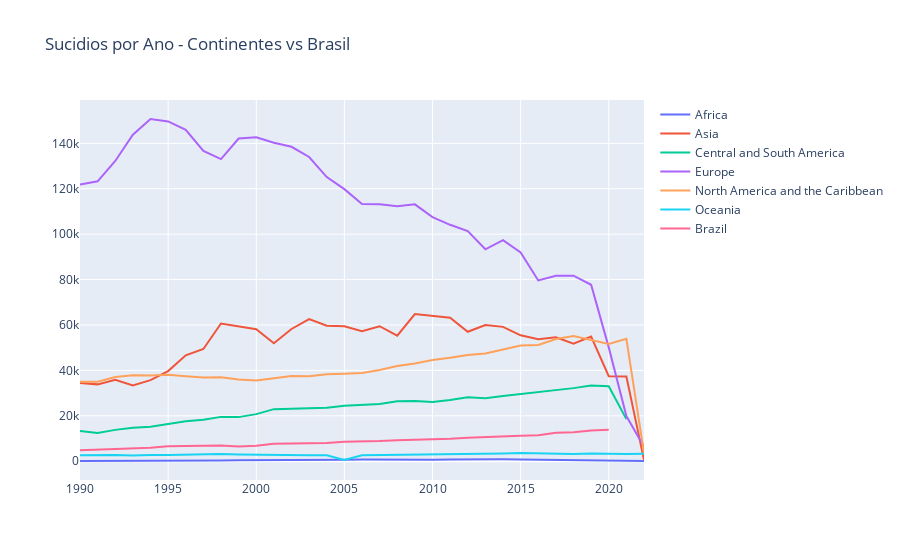

Notebook source saved alongside this figure:
### Markdown cell above
Alem da análise do número de suicios ao longo dos anos, fiz uma comparação que diz respeito ao número de suicídios cometidos no Brasil por 100 mil habitantes, e a tendência do gráfico em relação à taxa mundial.

### Code cell
# Group data by continent and year
grouped_data = df.groupby(['RegionName', 'Year'])['SuicideCount'].sum().reset_index()

# Filtrar os dados do Brasil e somar suicídios por ano
brazil_data = df[df['CountryName'] == 'Brazil'].groupby(['Year'])['SuicideCount'].sum().reset_index()

# Adicionar uma coluna para identificar o Brasil como uma "região"
brazil_data['RegionName'] = 'Brazil'

# Combinar os dados do Brasil com os dados dos continentes
combined_data = pd.concat([grouped_data, brazil_data])

# Criar o gráfico com os dados combinados
fig = px.line(combined_data, x='Year', y='SuicideCount', color='RegionName',
              title='Sucidios por Ano - Continentes vs Brasil')

# Atualizar o layout
fig.update_layout(xaxis_title='', yaxis_title='')

# Adicionar uma caixa de informações ao passar o mouse
fig.update_layout(
    hovermode='x unified',
    hoverlabel=dict(
        bgcolor='white',
        font_size=14,
        font_family='Arial'
    )
)

# Atualizar a legenda
fig.update_layout(legend_title='')

# Exibir o gráfico
fig.show()

### Figure 1 — Plotly figure (JSON) as saved in the notebook; plotly's stock layout.template omitted (floating-point values rounded to 4 significant figures)
{"data": [{"hovertemplate": "RegionName=Africa<br>Year=%{x}<br>SuicideCount=%{y}<extra></extra>", "legendgroup": "Africa", "line": {"color": "#636efa", "dash": "solid"}, "marker": {"symbol": "circle"}, "mode": "lines", "name": "Africa", "orientation": "v", "showlegend": true, "type": "scatter", "x": [1990, 1991, 1992, 1993, 1994, 1995, 1996, 1997, 1998, 1999, 2000, 2001, 2002, 2003, 2004, 2005, 2006, 2007, 2008, 2009, 2010, 2011, 2012, 2013, 2014, 2015, 2016, 2017, 2018, 2019, 2020, 2021, 2022], "xaxis": "x", "y": [147, 137, 146, 138, 129, 147, 297, 226, 339, 458, 453, 650, 502, 504, 626, 711, 776, 678, 664, 642, 635, 777, 907, 944, 879, 744, 685, 556, 507, 201, 138, 141, 108], "yaxis": "y"}, {"hovertemplate": "RegionName=Asia<br>Year=%{x}<br>SuicideCount=%{y}<extra></extra>", "legendgroup": "Asia", "line": {"color": "#EF553B", "dash": "solid"}, "marker": {"symbol": "circle"}, "mode": "lines", "name": "Asia", "orientation": "v", "showlegend": true, "type": "scatter", "x": [1990, 1991, 1992, 1993, 1994, 1995, 1996, 1997, 1998, 1999, 2000, 2001, 2002, 2003, 2004, 2005, 2006, 2007, 2008, 2009, 2010, 2011, 2012, 2013, 2014, 2015, 2016, 2017, 2018, 2019, 2020, 2021, 2022], "xaxis": "x", "y": [34508, 33855, 35877, 33337, 35736, 39702, 46651, 49454, 60669, 59437, 58132, 51989, 58242, 62584, 59650, 59433, 57291, 59471, 55317, 64847, 64082, 63221, 57016, 60014, 59180, 55451, 53699, 54623, 51812, 54917, 37433, 37301, 612], "yaxis": "y"}, {"hovertemplate": "RegionName=Central and South America<br>Year=%{x}<br>SuicideCount=%{y}<extra></extra>", "legendgroup": "Central and South America", "line": {"color": "#00cc96", "dash": "solid"}, "marker": {"symbol": "circle"}, "mode": "lines", "name": "Central and South America", "orientation": "v", "showlegend": true, "type": "scatter", "x": [1990, 1991, 1992, 1993, 1994, 1995, 1996, 1997, 1998, 1999, 2000, 2001, 2002, 2003, 2004, 2005, 2006, 2007, 2008, 2009, 2010, 2011, 2012, 2013, 2014, 2015, 2016, 2017, 2018, 2019, 2020, 2021], "xaxis": "x", "y": [13326, 12484, 13818, 14798, 15230, 16371, 17660, 18295, 19537, 19431, 20747, 22949, 23150, 23576, 23593, 24443, 24777, 25261, 26384, 26580, 26101, 26985, 28224, 27755, 28760, 29562, 30530, 31207, 32199, 33372, 33052, 18545], "yaxis": "y"}, {"hovertemplate": "RegionName=Europe<br>Year=%{x}<br>SuicideCount=%{y}<extra></extra>", "legendgroup": "Europe", "line": {"color": "#ab63fa", "dash": "solid"}, "marker": {"symbol": "circle"}, "mode": "lines", "name": "Europe", "orientation": "v", "showlegend": true, "type": "scatter", "x": [1990, 1991, 1992, 1993, 1994, 1995, 1996, 1997, 1998, 1999, 2000, 2001, 2002, 2003, 2004, 2005, 2006, 2007, 2008, 2009, 2010, 2011, 2012, 2013, 2014, 2015, 2016, 2017, 2018, 2019, 2020, 2021, 2022], "xaxis": "x", "y": [121825, 123292, 132245, 143780, 150725, 149657, 145920, 136652, 133085, 142115, 142674, 140296, 138495, 134000, 125145, 119850, 113333, 113179, 112283, 113136, 107545, 104126, 101339, 93339, 97405, 91914, 79628, 81684, 81737, 77709, 50147, 19874, 6393], "yaxis": "y"}, {"hovertemplate": "RegionName=North America and the Caribbean<br>Year=%{x}<br>SuicideCount=%{y}<extra></extra>", "legendgroup": "North America and the Caribbean", "line": {"color": "#FFA15A", "dash": "solid"}, "marker": {"symbol": "circle"}, "mode": "lines", "name": "North America and the Caribbean", "orientation": "v", "showlegend": true, "type": "scatter", "x": [1990, 1991, 1992, 1993, 1994, 1995, 1996, 1997, 1998, 1999, 2000, 2001, 2002, 2003, 2004, 2005, 2006, 2007, 2008, 2009, 2010, 2011, 2012, 2013, 2014, 2015, 2016, 2017, 2018, 2019, 2020, 2021, 2022], "xaxis": "x", "y": [34982, 35054, 37132, 37834, 37804, 38129, 37477, 36849, 36998, 35959, 35543, 36698, 37545, 37404, 38262, 38584, 38849, 40185, 41910, 43076, 44634, 45541, 46748, 47476, 49358, 50981, 51220, 53812, 55139, 53572, 51697, 53950, 3593], "yaxis": "y"}, {"hovertemplate": "RegionName=Oceania<br>Year=%{x}<br>SuicideCount=%{y}<extra></extra>", "legendgroup": "Oceania", "line": {"color": "#19d3f3", "dash": "solid"}, "marker": {"symbol": "circle"}, "mode": "lines", "name": "Oceania", "orientation": "v", "showlegend": true, "type": "scatter", "x": [1990, 1991, 1992, 1993, 1994, 1995, 1996, 1997, 1998, 1999, 2000, 2001, 2002, 2003, 2004, 2005, 2006, 2007, 2008, 2009, 2010, 2011, 2012, 2013, 2014, 2015, 2016, 2017, 2018, 2019, 2020, 2021, 2022], "xaxis": "x", "y": [2657, 2762, 2745, 2482, 2795, 2715, 2966, 3208, 3207, 3004, 2850, 3003, 2828, 2685, 2633, 536, 2669, 2736, 2899, 2875, 2956, 2924, 3163, 3123, 3431, 3623, 3470, 3290, 3205, 3358, 3139, 3144, 3249], "yaxis": "y"}, {"hovertemplate": "RegionName=Brazil<br>Year=%{x}<br>SuicideCount=%{y}<extra></extra>", "legendgroup": "Brazil", "line": {"color": "#FF6692", "dash": "solid"}, "marker": {"symbol": "circle"}, "mode": "lines", "name": "Brazil", "orientation": "v", "showlegend": true, "type": "scatter", "x": [1990, 1991, 1992, 1993, 1994, 1995, 1996, 1997, 1998, 1999, 2000, 2001, 2002, 2003, 2004, 2005, 2006, 2007, 2008, 2009, 2010, 2011, 2012, 2013, 2014, 2015, 2016, 2017, 2018, 2019, 2020], "xaxis": "x", "y": [4843, 5182, 5252, 5547, 5931, 6584, 6748, 6932, 6986, 6533, 6781, 7740, 7728, 7865, 8018, 8552, 8643, 8871, 9211, 9379, 9454, 9856, 10328, 10538, 10660, 11187, 11436, 12507, 12741, 13523, 13841], "yaxis": "y"}], "layout": {"hoverlabel": {"bgcolor": "white", "font": {"family": "Arial", "size": 14}}, "hovermode": "x unified", "legend": {"title": {"text": ""}, "tracegroupgap": 0}, "title": {"text": "Sucidios por Ano - Continentes vs Brasil"}, "xaxis": {"anchor": "y", "domain": [0, 1], "title": {"text": ""}}, "yaxis": {"anchor": "x", "domain": [0, 1], "title": {"text": ""}}}}
